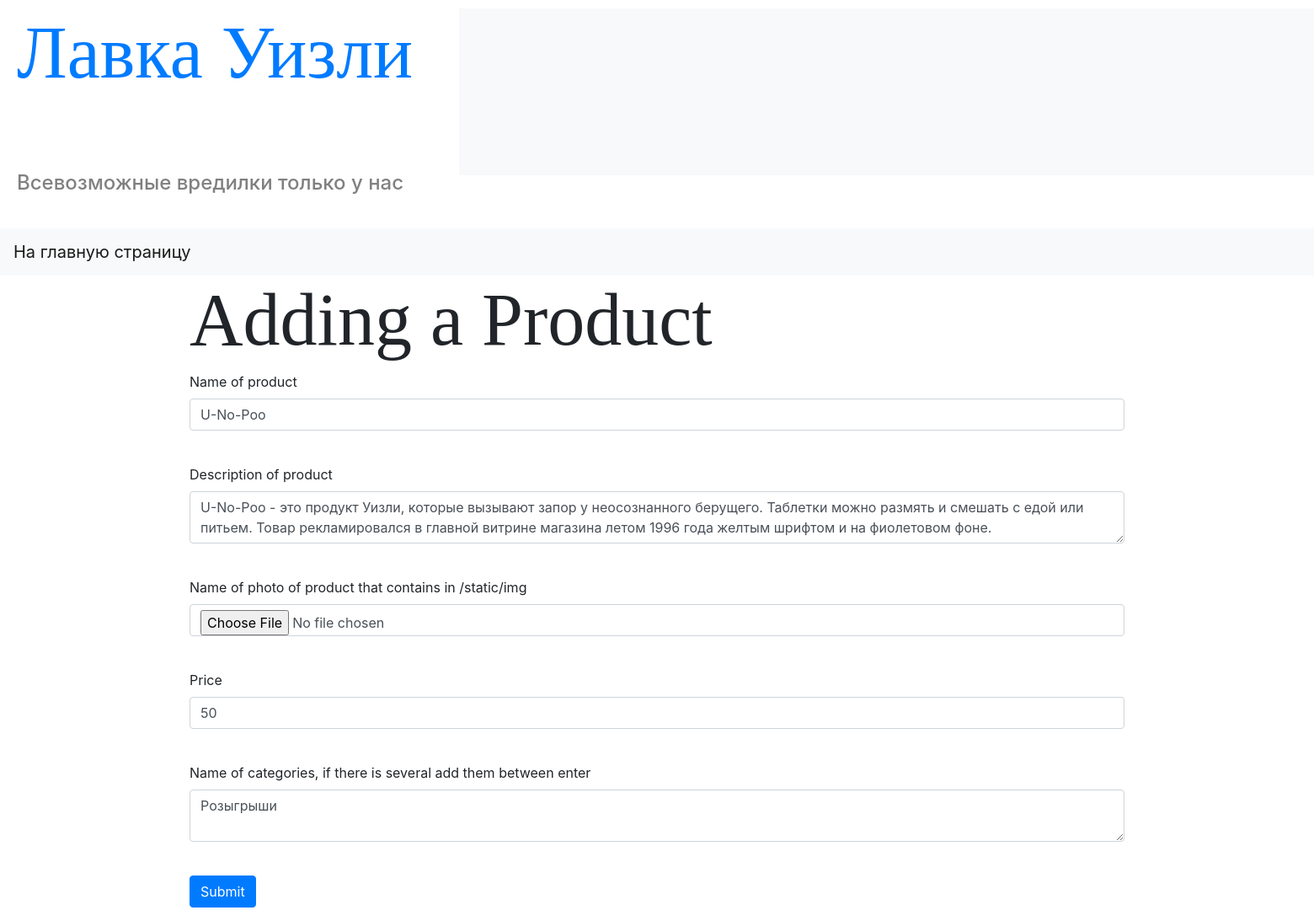
/add_product/6 (signed in), run on the app's committed database.
### data/users.py (models this page shows)
class Products(SqlAlchemyBase):
    __tablename__ = 'products'
    id = sqlalchemy.Column(sqlalchemy.Integer, primary_key=True,
                           autoincrement=True)
    name = sqlalchemy.Column(sqlalchemy.String, nullable=True)
    price = sqlalchemy.Column(sqlalchemy.Integer, nullable=True)
    name_of_photo = sqlalchemy.Column(sqlalchemy.String, nullable=True)
    description = sqlalchemy.Column(sqlalchemy.String, nullable=True)
    categories = orm.relation("Category",
                              secondary="products_to_category",
                              backref="products")

### main.py (the view, shortened to what this page needs)
@app.route('/add_product/<int:id>', methods=['GET', 'POST'])
@login_required
def edit_product(id):
    form = AddProductForm()
    if request.method == "GET":
        session = db_session.create_session()
        product = session.query(Products).filter(Products.id == id).\
            filter(current_user.id == 1).first()
        if product:
            form.name.data = product.name
            form.name_of_photo.data = product.name_of_photo
            form.price.data = product.price
            form.description.data = product.description
            to_categories = product.categories
            name_of_categories = []
            for to_category in to_categories:
                name_of_categories.append(to_category.name)
            form.categories.data = '\n'.join(name_of_categories)
        else:
            abort(404)
    return render_template('add_product.html', title='Editing product', form=form)

### main.py
class AddProductForm(FlaskForm):
    name = StringField('Name of product', validators=[DataRequired()])
    name_of_photo = FileField('Name of photo of product that contains in /static/img',
                              validators=[DataRequired()])
    price = StringField('Price', validators=[DataRequired()])
    description = TextAreaField('Description of product', validators=[DataRequired()])
    categories = TextAreaField('Name of categories, if there is several add them between enter',
                               validators=[DataRequired()])
    submit = SubmitField('Submit')

### data/db_session.py (called while the page is built)
def create_session() -> Session:
    global __factory
    return __factory()

### main.py (called while the page is built)
@login_manager.user_loader
def load_user(user_id):
    session = db_session.create_session()
    return session.query(Users).get(user_id)

### templates/add_product.html (shortened to what this page needs)
{% extends "base.html" %}
{% block content %}
<h1>Adding a Product</h1>
<form action="" method="post" enctype="multipart/form-data">
    <p>
        {{ form.name.label }}<br>
        {{ form.name(class="form-control") }}<br>
    </p>
    <p>
        {{ form.description.label }}<br>
        {{ form.description(class="form-control") }}<br>
    </p>
    <p>
        {{ form.name_of_photo.label }}<br>
        {{ form.name_of_photo(class="form-control") }}<br>
    </p>
    <p>
        {{ form.price.label }}<br>
        {{ form.price(class="form-control") }}<br>
    </p>
    <p>
        {{ form.categories.label }}<br>
        {{ form.categories(class="form-control") }}<br>
    <p>{{ form.submit(type="submit", class="btn btn-primary") }}</p>
</form>
{% endblock %}

### static/css/style.css (style rules this page uses)
h1 { font-family: MyUniqueFont; font-size: 550%; }

### data on the page
Products: name "U-No-Poo", description "U-No-Poo - это продукт Уизли, которые вызывают запор у неосознанного берущего. Таблетки можно размять и смешать с едой или питьем. Товар рекламировался в главной витрине магазина летом 1996 года желтым шрифтом и на фиолетовом фоне.", price "50"
